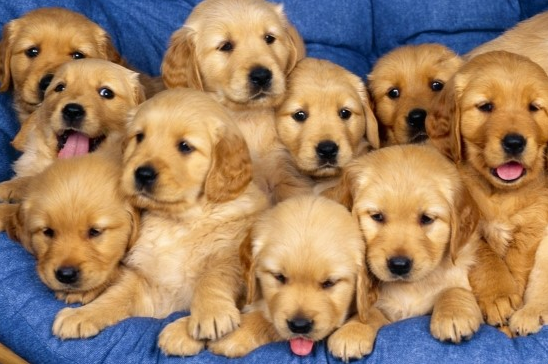
#> input picture dog.bmp, 548 x 364 px
$ python 5_copyimg.py
#> lines starting #> are read from the running program, lines starting #| are printed output that depends on the picture
import cv2

img_origin = cv2.imread('./dog.bmp')
#> img_origin is the input picture: shape (364, 548, 3); mean B, G, R 100.4, 128.9, 159
'''
img_origin = img_origin[91:210, 125:245] # H / W
img_copy = img_origin
# 이러면 같이 잘라진 모습으로 나오게된다
'''
img_copy = img_origin[91:210, 125:245].copy()
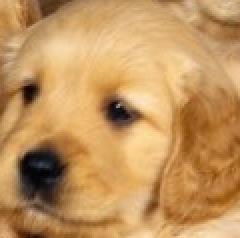
#> img_copy: shape (119, 120, 3) (shown 2 times larger); mean B, G, R 94.2, 148.7, 194.2

cv2.imshow('img_origin', img_origin)
cv2.imshow('img_copy', img_copy)

cv2.waitKey()

# 원본 변형 -> 카피본도 같이 변형 ( 같은 메모리 주소이다 / 객체가)
